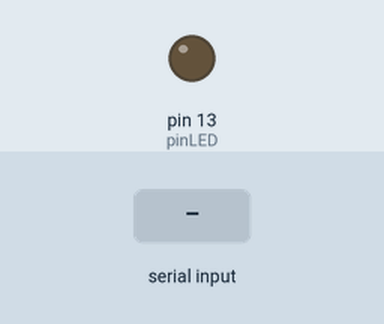
A sketch run on a simulated Arduino Uno, built with avr-gcc and run on an emulated ATmega328P. Parts: output pins drawn as LEDs (lit = HIGH). The inputs (shaded band) are chosen by the test bench.

Above: at 1.2 s.
1.3 s: "1\n" received over the second serial link
At 1.8 s:
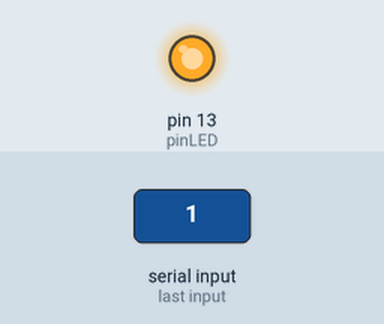
2.8 s: "0\n" received over the second serial link
At 3.7 s:
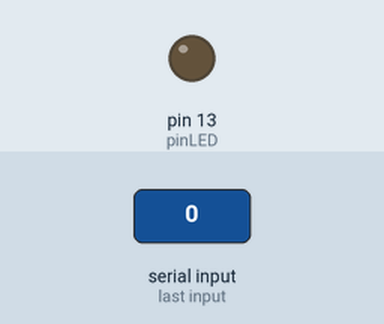
Timing chart, 0 to 5.8 s (numbered marks = the images above; inputs shaded):
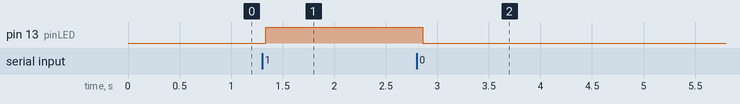

The sketch:

Bluetooth.ino
```cpp
#include "Bluetooth.h"

void setup() {
  // zahájení komunikace s Bluetooth modulem
  // skrze Softwarovou sériovou linku rychlostí 9600 baud
  bluetooth.begin(9600);
  bluetooth.println("Arduino zapnuto, test Bluetooth..");
  // nastavení pinu s LED diodou jako výstup
  pinMode(pinLED, OUTPUT);
}

void loop() {
  // proměnná pro ukládání dat z Bluetooth modulu
  byte BluetoothData;
  // kontrola Bluetooth komunikace, pokud je dostupná nová
  // zpráva, tak nám tato funkce vrátí počet jejích znaků
  if (bluetooth.available() > 0) {
    // načtení prvního znaku ve frontě do proměnné
    BluetoothData = bluetooth.read();
    // dekódování přijatého znaku
    handleBluetoothData(BluetoothData);
  }
  // krátká pauza mezi kontrolami komunikace Bluetooth modulu
  delay(100);
}
```

Bluetooth.cpp
```cpp
#include "Bluetooth.h"

// definování objektu SoftwareSerial pro Bluetooth modul
SoftwareSerial bluetooth(TX, RX);

void handleBluetoothData(byte data) {
  switch (data) {
    case '0':
      // v případě přijetí znaku nuly vypneme LED diodu
      // a vypíšeme hlášku zpět do Bluetooth zařízení
      digitalWrite(pinLED, LOW);
      bluetooth.println("Vypni LED diodu.");
      break;
    case '1':
      // v případě přijetí jedničky zapneme LED diodu
      // a vypíšeme hlášku zpět do Bluetooth zařízení
      digitalWrite(pinLED, HIGH);
      bluetooth.println("Zapni LED diodu.");
      break;
    case 'a':
      // v případě přejetí znaku 'a' vypíšeme
      // čas od spuštění Arduina
      bluetooth.print("Cas od spusteni Arduina: ");
      bluetooth.print(millis() / 1000);
      bluetooth.println(" vterin.");
      break;
    case 'b':
      // zde je ukázka načtení většího počtu informací,
      // po přijetí znaku 'b' tedy postupně tiskneme
      // další znaky poslané ve zprávě
      bluetooth.print("Nacitam zpravu: ");
      data = bluetooth.read();
      // v této smyčce zůstáváme do té doby,
      // dokud jsou nějaké znaky ve frontě
      while (bluetooth.available() > 0) {
        bluetooth.write(data);
        // krátká pauza mezi načítáním znaků
        delay(10);
        data = bluetooth.read();
      }
      bluetooth.println();
      break;
    case '\r':
      // přesun na začátek řádku - znak CR
      break;
    case '\n':
      // odřádkování - znak LF
      break;
    default:
      // v případě přijetí ostatních znaků
      // vytiskneme informaci o neznámé zprávě
      bluetooth.println("Neznamy prikaz.");
  }
}
```

Bluetooth.h
```cpp
#ifndef BLUETOOTH_H
#define BLUETOOTH_H

#include <Arduino.h>
#include <SoftwareSerial.h>

// nastavení propojovacích pinů Bluetooth a LED diody
#define RX A3
#define TX A2
#define pinLED 13

// deklarace objektu SoftwareSerial pro Bluetooth modul
extern SoftwareSerial bluetooth;

// deklarace funkcí
void handleBluetoothData(byte data);

#endif // BLUETOOTH_H
```

Measured:
- after the input at 1.3 s, pin 13 (pinLED): LOW → HIGH at once
- after the input at 2.8 s, pin 13 (pinLED): HIGH → LOW after 0.06 s
